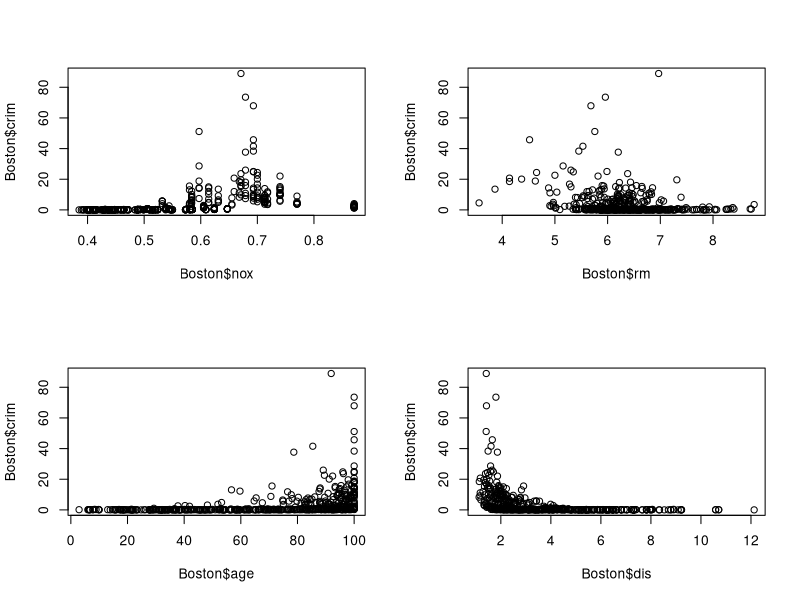
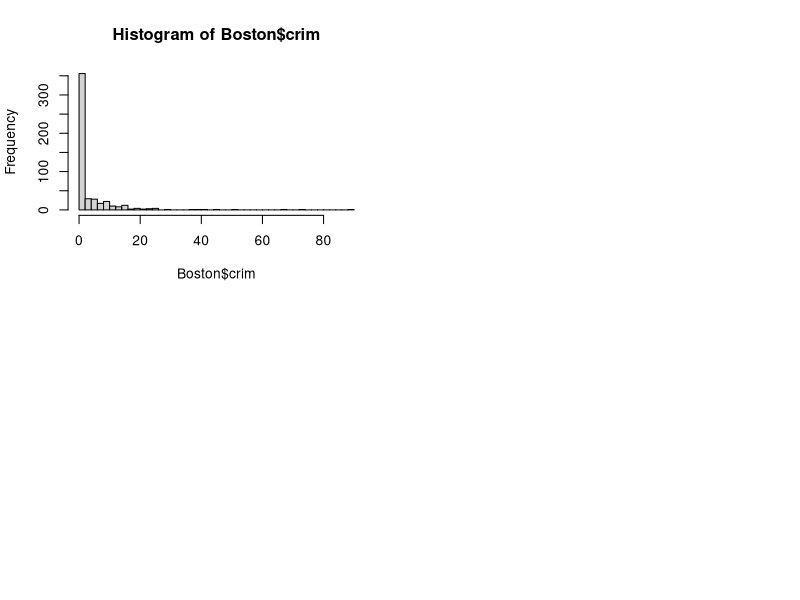
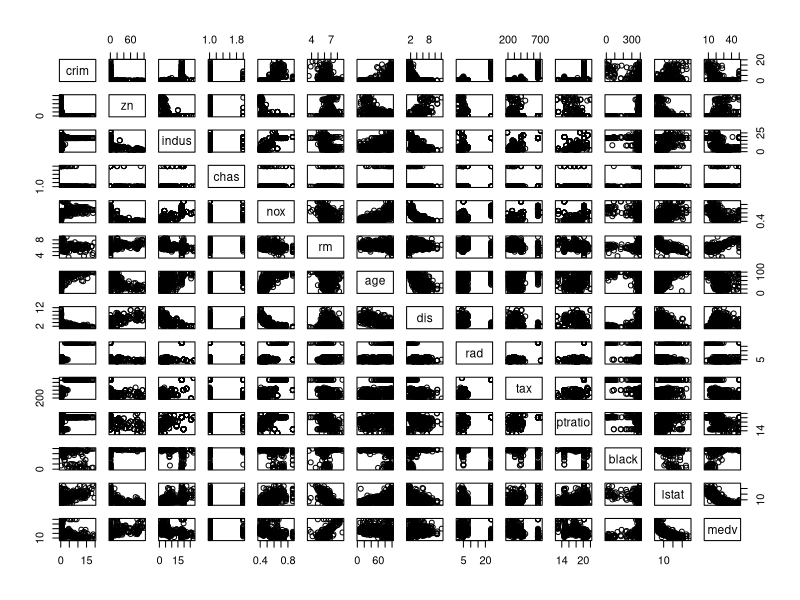
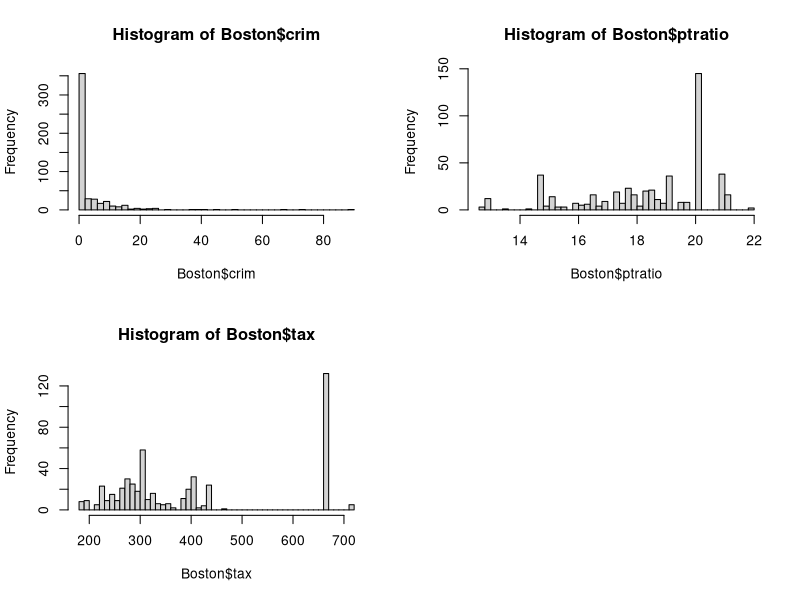

These charts were generated, in order, by the following R code:
library(MASS)
Boston$chas <- as.factor(Boston$chas)
nrow(Boston)
ncol(Boston)
par(mfrow = c(2, 2))
plot(Boston$nox, Boston$crim)
plot(Boston$rm, Boston$crim)
plot(Boston$age, Boston$crim)
plot(Boston$dis, Boston$crim)
hist(Boston$crim, breaks = 50)
pairs(Boston[Boston$crim < 20, ])
hist(Boston$crim, breaks = 50)
nrow(Boston[Boston$crim > 20, ])
hist(Boston$tax, breaks = 50)
nrow(Boston[Boston$tax == 666, ])
hist(Boston$ptratio, breaks = 50)
nrow(Boston[Boston$ptratio > 20, ])
nrow(Boston[Boston$chas == 1, ])
median(Boston$ptratio)
row.names(Boston[min(Boston$medv), ])
range(Boston$tax)
Boston[min(Boston$medv), ]$tax
nrow(Boston[Boston$rm > 7, ])
nrow(Boston[Boston$rm > 8, ])
